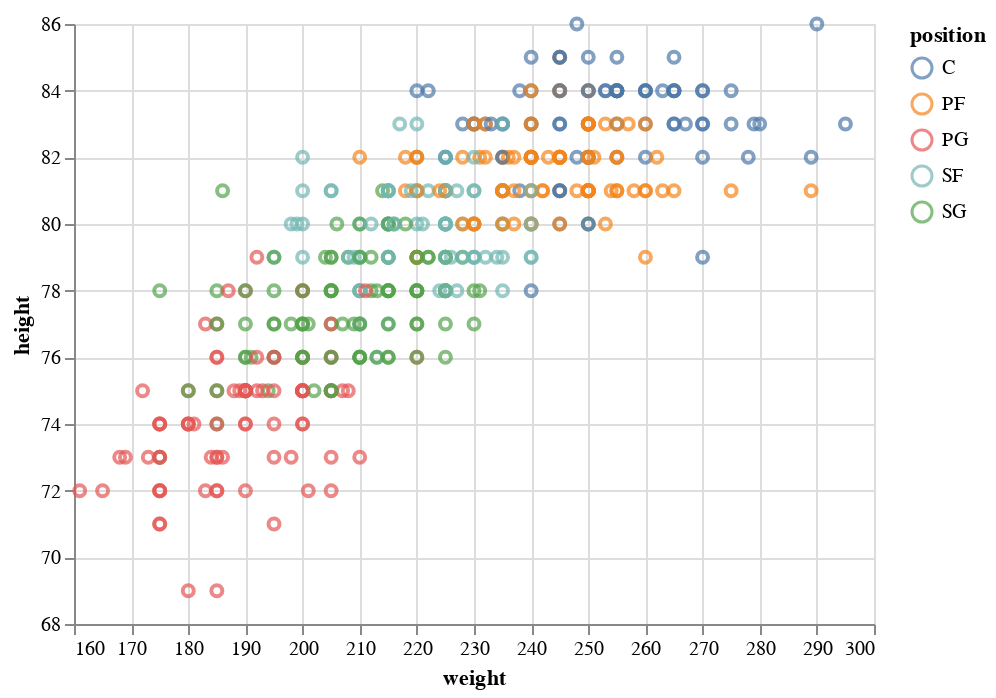

The notebook cell saved with this chart:
### Markdown cell above
Here's the original data as a reminder

### Code cell
alt.Chart(nba_frame).mark_point().encode(
    alt.X('weight', scale=alt.Scale(zero=False)),
    alt.Y('height', scale=alt.Scale(zero=False)),
    color='position'
)

### Figure 1 — Vega-Lite specification as saved in the notebook (floating-point values rounded to 4 significant figures; data arrays with more than 128 entries replaced by an {"elided": "..."} marker saying what was removed)
{"config": {"view": {"continuousWidth": 400, "continuousHeight": 300}}, "data": {"name": "data-b4354bad7c91f68b265a7ed5f81cdb51"}, "mark": "point", "encoding": {"color": {"field": "position", "type": "nominal"}, "x": {"field": "weight", "scale": {"zero": false}, "type": "quantitative"}, "y": {"field": "height", "scale": {"zero": false}, "type": "quantitative"}}, "$schema": "https://vega.github.io/schema/vega-lite/v4.17.0.json", "datasets": {"data-b4354bad7c91f68b265a7ed5f81cdb51": {"elided": "437 records"}}}
